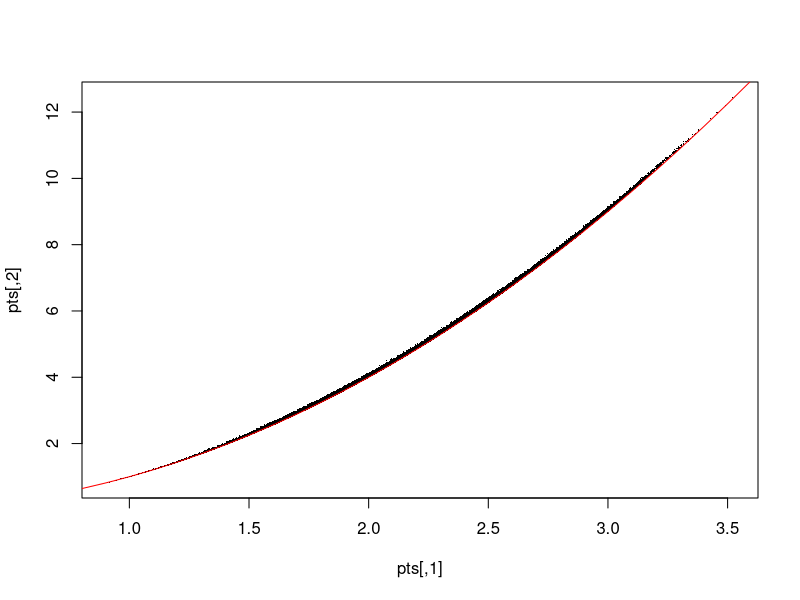

The R script that drew this image:
## Get a bound on expected max vs var max using ustatistic type thing

compute_moments <- function(as, bs) {
  k <- length(as) - 1
  ss <- sum(as)
  ms <- ss - as + bs
  c(mean(ms), mean(ms^2))
}



compute_moments(c(0.6, 0.7, 0.8), c(0.2, 0.2, 0.3))

## explore empirical dists without optimization

k <- 4
pts <- do.call(rbind, lapply(1:1e5, function(i) {
  as <- runif(k + 1)
  bs <- runif(k + 1) * as
  sb <- sum(bs)
  sa <- sum(as)
  if (sb > (k + 1) - sa) {
    return(c(NA, NA))
    ##bs <- bs * ((k + 1) - sa)/sb
  } else if (sb < 1 - (sa)/(k+1)) {
    return(c(NA, NA))
  }
  compute_moments(as, bs)
}))
plot(pts, pch = ".")
lines(seq(0, k, 0.1), seq(0, k, 0.1)^2, col = "red")
